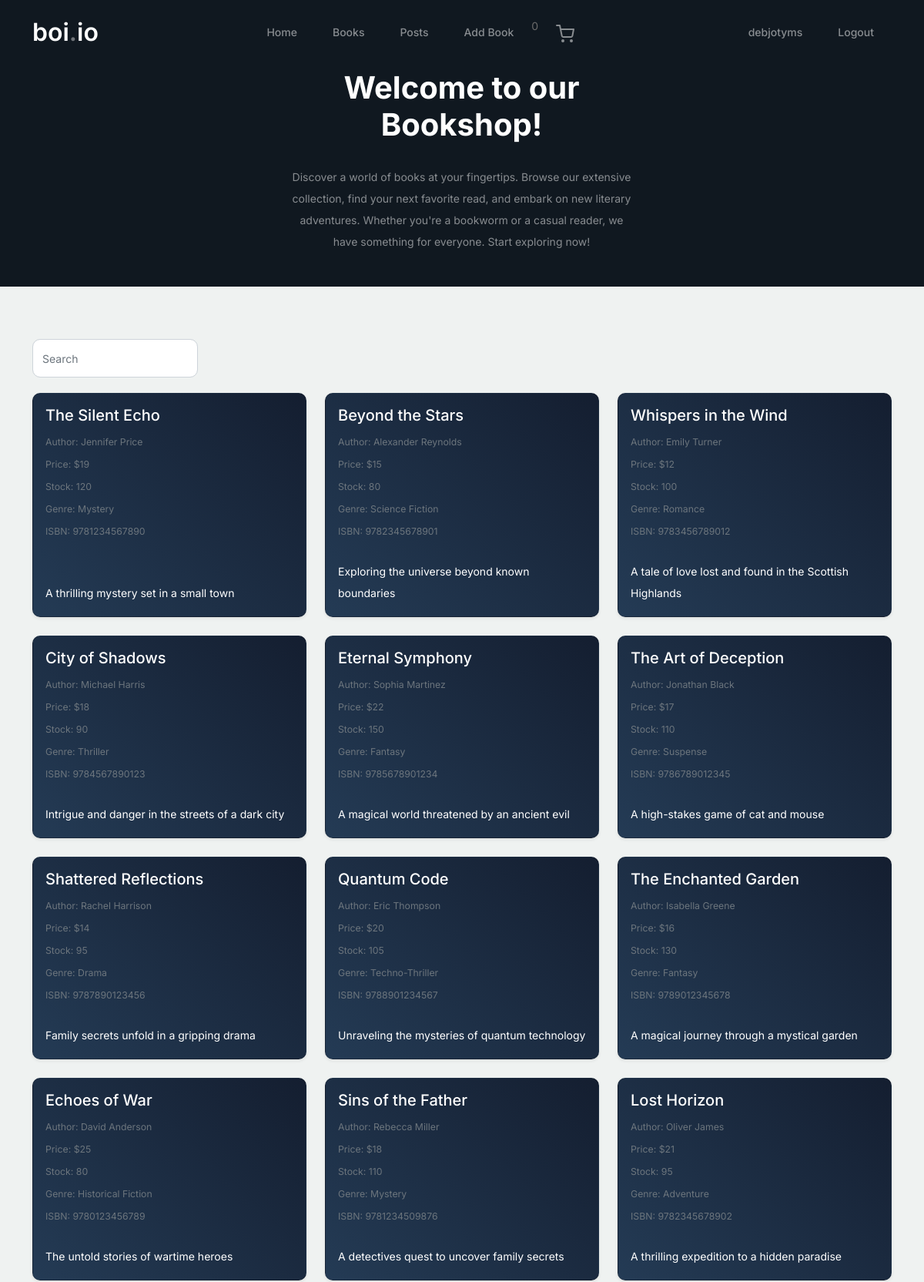
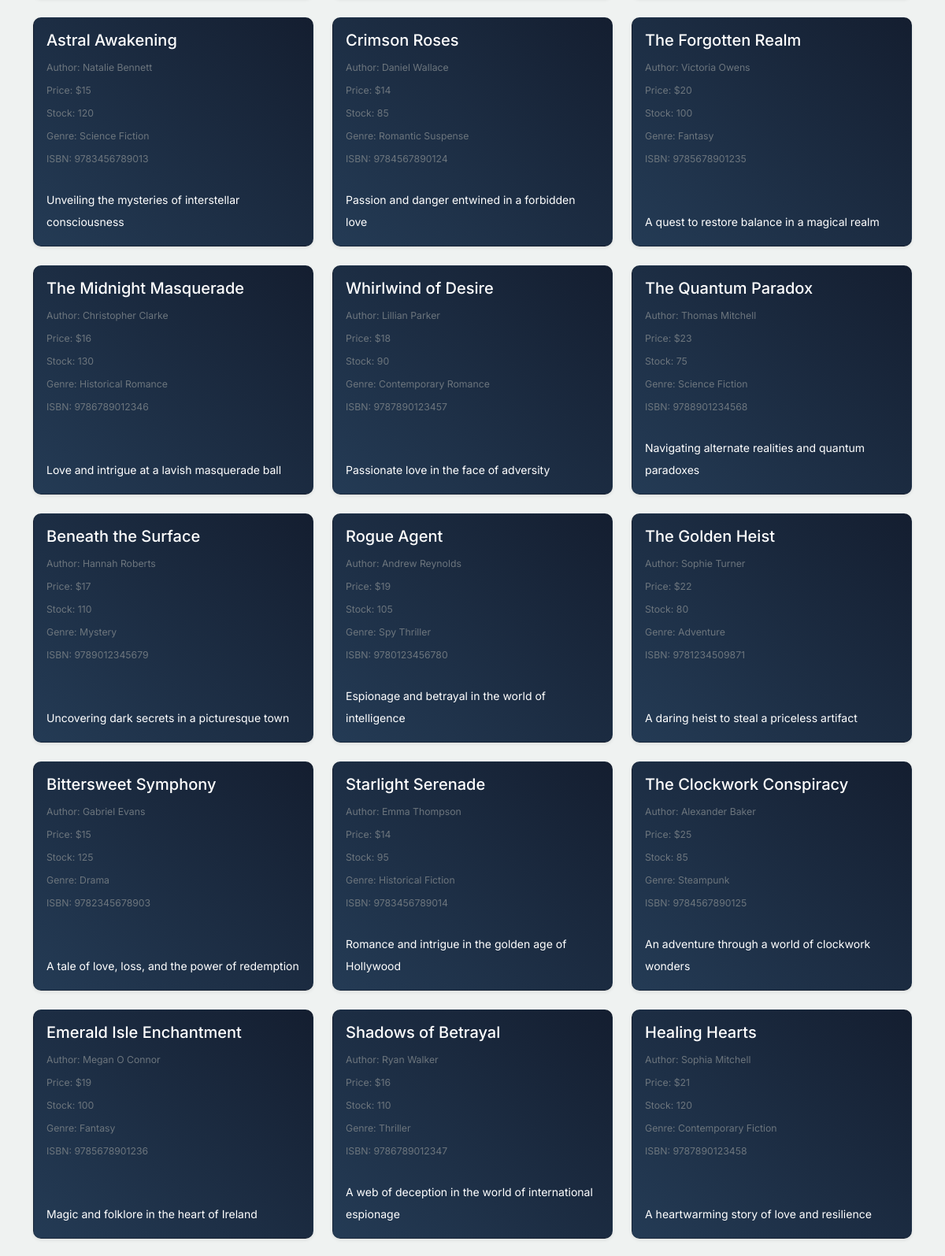
Page /books/ (signed in, upper part) on the committed database (2 pictures, top to bottom).
### accounts/models.py (models this page shows, shortened)
class Book(models.Model):
    title = models.CharField(max_length=100, null=False)
    author = models.CharField(max_length=100, null=False)
    price = models.IntegerField(null=False)
    stock = models.IntegerField(null=False)
    genre = models.CharField(max_length=100, null=False)
    description = models.TextField(null=False)
    isbn = models.IntegerField(unique=True, null=False)

### accounts/views.py (the view)
# urls.py: path('books/', views.books, name='books'),
@login_required(login_url='login')
def books(request):
    if 'q' in request.GET:
        q = request.GET['q']
        books = Book.objects.raw('''SELECT * FROM book_book
                                    WHERE title LIKE %s''',
                                    ['%' + q + '%'])
        books = Book.objects.filter(title__icontains=q)
    else:
        books = Book.objects.all()
    return render(request, 'books.html', locals())

### cart/carts.py (called while the page is built)
    def __len__(self):
        return len(list(self.cart.keys()))

### cart/context_processors.py (called while the page is built)
def cart(request):
    return {'cart': Cart(request)}

### accounts/templates/books.html (shortened to what this page needs)
{% extends 'base.html' %}
{% load static %}
{% block content %}
<div class="hero d-flex align-items-center" style="padding-top: 20px; padding-bottom: 20px;">
    <div class="container">
        <div class="row justify-content-center">
            <div class="col-lg-5 text-center">
                <div class="intro-excerpt">
                    <h1>Welcome to our Bookshop!</h1>
                    <p class="mb-4">Discover a world of books at your fingertips. Browse our extensive collection, find your next favorite read, and embark on new literary adventures. Whether you're a bookworm or a casual reader, we have something for everyone. Start exploring now!</p>
                </div>
            </div>
        </div>
    </div>
</div>
<div class="container py-5">
    <div style="padding-top: 20px; padding-bottom: 20px; width: 20%;">
        {% if request.path == '/books/' %}
            <form class="d-flex">
                <input class="form-control me-2 medium-input" name="q" type="search" placeholder="Search" aria-label="Search">
            </form>
        {% endif %}
    </div>
    <div class="row">
        {% for book in books %}
            <div class="col-lg-4 mb-4">
                <a href="{% url 'product' book.id %}" style="text-decoration: none;">
                    <div class="card h-100 shadow-sm">
                        <div class="card-body d-flex flex-column">
                            <h5 class="card-title mb-0">{{ book.title }}</h5>
                            <div class="card-text text-secondary mt-2 mb-4">
                                <small>Author: {{ book.author }}</small><br>
                                <small>Price: ${{ book.price }}</small><br>
                                <small>Stock: {{ book.stock }}</small><br>
                                <small>Genre: {{ book.genre }}</small><br>
                                <small>ISBN: {{ book.isbn }}</small>
                            </div>
                            <p class="card-text mt-auto">{{ book.description }}</p>
                        </div>
                    </div>
                </a>
            </div>
        {% endfor %}
    </div>
</div>
{% endblock %}

### templates/components/header.html (shortened to what this page needs)
{% load static %}
<nav class="custom-navbar navbar navbar navbar-expand-md navbar-dark bg-dark fixed-top" arial-label="Furni navigation bar">
    <div class="container">
        <a class="navbar-brand" href="{% url 'home'%}">boi<span>.</span>io</a>
        <div class="collapse navbar-collapse justify-content-center" id="navbarsFurni">
            <ul class="custom-navbar-nav navbar-nav ms-auto mb-2 mb-md-0">
                <li><a class="nav-link" href="{% url 'home'%}">Home</a></li>
                <li><a class="nav-link" href="{% url 'books'%}">Books</a></li>
                <li><a class="nav-link" href="{% url 'posts'%}">Posts</a></li>
                <li><a class="nav-link" href="{% url 'addbook'%}">Add Book</a></li>
                <span>{{cart|length}}</span>
                <li><a class="nav-link" href="{% url 'cart'%}"><img src="{% static 'images/cart.svg' %}"></a></li>
            </ul>
            <ul class="custom-navbar-nav navbar-nav ms-auto mb-2 mb-md-0">
                {% if request.user.is_authenticated %}
                <li><a class="nav-link" href="contact.html">{{request.user}}</a></li>
                <li><a class="nav-link" href="{% url 'logout'%}">Logout</a></li>
                {% else %}
                <li><a class="nav-link" href="{% url 'login'%}">Login</a></li>
                <li><a class="nav-link" href="{% url 'signup'%}">Sign Up</a></li>
                {% endif %}
            </ul>
        </div>
    </div>
</nav>

### static/css/style.css (style rules this page uses)
body { overflow-x: hidden; position: relative; }
body { font-family: "Inter", sans-serif; font-weight: 400; line-height: 28px; color: #6a6a6a; font-size: 14px; background-color: #eff2f1; }
a { text-decoration: none; -webkit-transition: .3s all ease; -o-transition: .3s all ease; transition: .3s all ease; color: #b6b6b6; text-decoration: underline; }
.custom-navbar { background: #101820 !important; padding-top: 20px; padding-bottom: 20px; }
.custom-navbar .navbar-brand { font-size: 32px; font-weight: 600; }
.custom-navbar .navbar-brand > span { opacity: .4; }
@media (min-width: 992px) { .custom-navbar .custom-navbar-nav li { margin-left: 15px; margin-right: 15px; } }
.custom-navbar .custom-navbar-nav li a { font-weight: 500; color: #ffffff !important; opacity: .5; -webkit-transition: .3s all ease; -o-transition: .3s all ease; transition: .3s all ease; position: relative; }
@media (min-width: 768px) { .custom-navbar .custom-navbar-nav li a:before { content: ""; position: absolute; bottom: 0; left: 8px; right: 8px; background: #ffffff; height: 5px; opacity: 1; visibility: visible; width: 0; -webkit-transition: .15s all ease-out; -o-transition: .15s all ease-out; transition: .15s all ease-out; } }
.hero { background: #101820; padding: calc(4rem - 30px) 0 0rem 0; }
@media (min-width: 768px) { .hero { padding: calc(4rem - 30px) 0 4rem 0; } }
@media (min-width: 992px) { .hero { padding: calc(8rem - 30px) 0 8rem 0; } }
.hero .intro-excerpt { position: relative; z-index: 4; }
@media (min-width: 992px) { .hero .intro-excerpt { max-width: 450px; } }
.hero h1 { font-weight: 700; color: #ffffff; margin-bottom: 30px; }
.hero p { color: rgba(255, 255, 255, 0.5); margin-botom: 30px; }
.form-control { height: 50px; border-radius: 10px; font-family: "Inter", sans-serif; }

### templates/base.html (style rules this page uses)
body { padding-top: 70px; }

### accounts/templates/books.html (style rules this page uses)
.card { transition: transform 0.3s ease; cursor: pointer; border-radius: 10px; position: relative; color: white; background: linear-gradient(45deg , #243b55, #141e30); }
.card::before { content: ""; position: absolute; top: 0; left: 0; width: 100%; height: 100%; background: linear-gradient(45deg, #141e30 , #243b55); z-index: -1; opacity: 0; transition: opacity 0.3s ease; }

### rows in the picture
Book: title "The Silent Echo", author "Jennifer Price", price "19", stock "120", genre "Mystery", isbn "9781234567890", description "A thrilling mystery set in a small town"
Book: title "Beyond the Stars", author "Alexander Reynolds", price "15", stock "80", genre "Science Fiction", isbn "9782345678901", description "Exploring the universe beyond known boundaries"
Book: title "Whispers in the Wind", author "Emily Turner", price "12", stock "100", genre "Romance", isbn "9783456789012", description "A tale of love lost and found in the Scottish Highlands"
Book: title "City of Shadows", author "Michael Harris", price "18", stock "90", genre "Thriller", isbn "9784567890123", description "Intrigue and danger in the streets of a dark city"
Book: title "Eternal Symphony", author "Sophia Martinez", price "22", stock "150", genre "Fantasy", isbn "9785678901234", description "A magical world threatened by an ancient evil"
Book: title "The Art of Deception", author "Jonathan Black", price "17", stock "110", genre "Suspense", isbn "9786789012345", description "A high-stakes game of cat and mouse"
Book: title "Shattered Reflections", author "Rachel Harrison", price "14", stock "95", genre "Drama", isbn "9787890123456", description "Family secrets unfold in a gripping drama"
Book: title "Quantum Code", author "Eric Thompson", price "20", stock "105", genre "Techno-Thriller", isbn "9788901234567", description "Unraveling the mysteries of quantum technology"
Book: title "The Enchanted Garden", author "Isabella Greene", price "16", stock "130", genre "Fantasy", isbn "9789012345678", description "A magical journey through a mystical garden"
Book: title "Echoes of War", author "David Anderson", price "25", stock "80", genre "Historical Fiction", isbn "9780123456789", description "The untold stories of wartime heroes"
Book: title "Sins of the Father", author "Rebecca Miller", price "18", stock "110", genre "Mystery", isbn "9781234509876", description "A detectives quest to uncover family secrets"
Book: title "Lost Horizon", author "Oliver James", price "21", stock "95", genre "Adventure", isbn "9782345678902", description "A thrilling expedition to a hidden paradise"
Book: title "Astral Awakening", author "Natalie Bennett", price "15", stock "120", genre "Science Fiction", isbn "9783456789013", description "Unveiling the mysteries of interstellar consciousness"
Book: title "Crimson Roses", author "Daniel Wallace", price "14", stock "85", genre "Romantic Suspense", isbn "9784567890124", description "Passion and danger entwined in a forbidden love"
Book: title "The Forgotten Realm", author "Victoria Owens", price "20", stock "100", genre "Fantasy", isbn "9785678901235", description "A quest to restore balance in a magical realm"
Book: title "The Midnight Masquerade", author "Christopher Clarke", price "16", stock "130", genre "Historical Romance", isbn "9786789012346", description "Love and intrigue at a lavish masquerade ball"
Book: title "Whirlwind of Desire", author "Lillian Parker", price "18", stock "90", genre "Contemporary Romance", isbn "9787890123457", description "Passionate love in the face of adversity"
Book: title "The Quantum Paradox", author "Thomas Mitchell", price "23", stock "75", genre "Science Fiction", isbn "9788901234568", description "Navigating alternate realities and quantum paradoxes"
Book: title "Beneath the Surface", author "Hannah Roberts", price "17", stock "110", genre "Mystery", isbn "9789012345679", description "Uncovering dark secrets in a picturesque town"
Book: title "Rogue Agent", author "Andrew Reynolds", price "19", stock "105", genre "Spy Thriller", isbn "9780123456780", description "Espionage and betrayal in the world of intelligence"
Book: title "The Golden Heist", author "Sophie Turner", price "22", stock "80", genre "Adventure", isbn "9781234509871", description "A daring heist to steal a priceless artifact"
Book: title "Bittersweet Symphony", author "Gabriel Evans", price "15", stock "125", genre "Drama", isbn "9782345678903", description "A tale of love, loss, and the power of redemption"
Book: title "Starlight Serenade", author "Emma Thompson", price "14", stock "95", genre "Historical Fiction", isbn "9783456789014", description "Romance and intrigue in the golden age of Hollywood"
Book: title "The Clockwork Conspiracy", author "Alexander Baker", price "25", stock "85", genre "Steampunk", isbn "9784567890125", description "An adventure through a world of clockwork wonders"
Book: title "Emerald Isle Enchantment", author "Megan O Connor", price "19", stock "100", genre "Fantasy", isbn "9785678901236", description "Magic and folklore in the heart of Ireland"
Book: title "Shadows of Betrayal", author "Ryan Walker", price "16", stock "110", genre "Thriller", isbn "9786789012347", description "A web of deception in the world of international espionage"
Book: title "Healing Hearts", author "Sophia Mitchell", price "21", stock "120", genre "Contemporary Fiction", isbn "9787890123458", description "A heartwarming story of love and resilience"

### other values in the picture
{{ cart|length }} "0"
{{ request.user }} "debjotyms"
